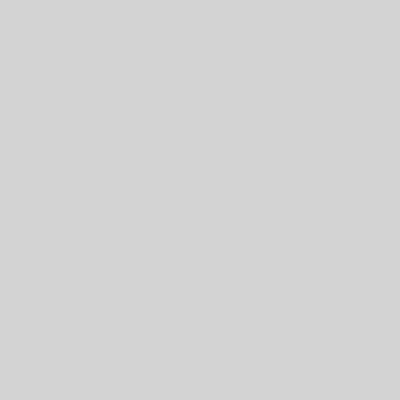
Frame 1 (no input)
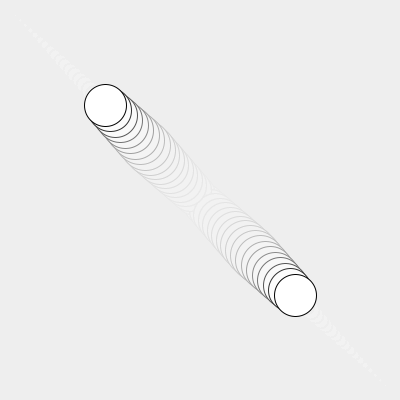
Frame 60 (the mouse pressed at the canvas centre just before this capture)
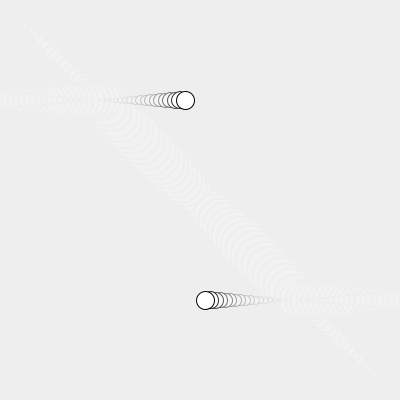
Frame 120 (the mouse held since frame 60 and released just before this capture)

The Processing sketch that drew these frames (run headless with seeded random() and noise(); from frame 60 on, the mouse is pressed at the canvas centre):

// Processing sketch: processing_42239
// ── processing_42239.pde

int speedY = 5;
int speedX = 5;
int x = 0;
int y = 0;

int speedYb = 5;
int speedXb = 5;
int xb = 400;
int yb = 400;

int grand = 0;

void setup() {
  size(400, 400);
  smooth();
}

void draw() {
  noStroke();
  fill(240, 50);
  rect(0, 0, width, height);

  fill(255);
  stroke(0);
  ellipse(x, y, grand, grand);

  if (mousePressed) {
    if (x >= 400 || x < 0) {
      speedX = speedX * -1;
    }
    x = x + speedX;
  }
  else {
    if (x >= 400 || x < 0) {
      speedX = speedX * -1;
    }
    x = x + speedX;

    if (y >= 400 || y < 0) {
      speedY = speedY * -1;
    }
    y = y + speedY;
  }


  fill(255);
  stroke(0);
  ellipse(xb, yb, grand, grand);

  if (mousePressed) {
    if (xb >= 400 || xb < 0) {
      speedXb = speedXb * -1;
    }
    xb = xb + speedXb;
  }
  else {
    if (xb >= 400 || xb < 0) {
      speedXb = speedXb * -1;
    }
    xb = xb + speedXb;

    if (yb >= 400 || yb < 0) {
      speedYb = speedYb * -1;
    }
    yb = yb + speedYb;
  }



  //se la grandezza supera 50
  if (grand >= 50) {
    //50*-1 = -50
    grand = grand *-1;
  }
  else {
    //aggiungi 1 alla grandezza attuale Es -50+1 = -49
    grand = grand + 1;
  }
}
